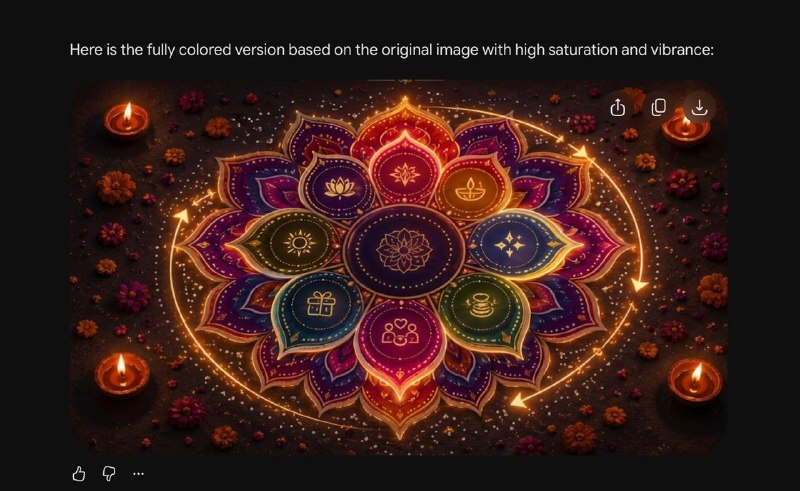
#> input picture output/flower-petal-prototype/inner-petal-reference-image1.png, 800 x 491 px
$ python make_inner_petal_review.py
#> lines starting #> are read from the running program, lines starting #| are printed output that depends on the picture
"""Assemble the original reference and two Blender renders for sculpt review."""
from pathlib import Path
from PIL import Image, ImageDraw, ImageFont

OUT = Path(__file__).resolve().parent
REFERENCE = Path(r'C:\Users\whkso\AppData\Local\Temp\codex-clipboard-a6c89c74-eb32-47f9-ace0-e1ab28a5e234.png')
source_copy = OUT/'inner-petal-reference-image1.png'
if not source_copy.exists():
    source_copy.write_bytes(REFERENCE.read_bytes())
canvas = Image.new('RGB', (1800, 650), '#15151b')
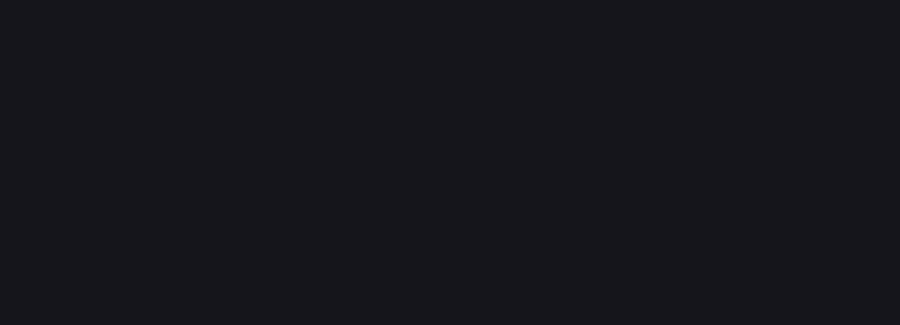
#> canvas: PIL image 1800x650 RGB (shown at 1/2 size); mean R, G, B 21, 21, 27
draw = ImageDraw.Draw(canvas)
font_path = 'C:/Windows/Fonts/segoeui.ttf'
title = ImageFont.truetype(font_path, 26)
small = ImageFont.truetype(font_path, 19)
draw.text((30, 22), 'INNER PETAL SCULPT  /  Image 1 proportion study', font=title, fill='#faf5eb')
panels = [
    ('IMAGE 1  /  Ground truth', source_copy, (405, 251), 1.08),
    ('PREVIOUS  /  Same review camera', OUT/'inner-petal-before-image1-angle.png', (560, 393), .61),
    ('PETAL2  /  Refined sculpt', OUT/'inner-petal-image1-angle.png', (560, 393), .61),
]
for i, (label, path, center, scale) in enumerate(panels):
    x = 600*i
    draw.text((x+24, 72), label, font=small, fill='#d8c49f')
    src = Image.open(path).convert('RGB')
#> src is the input picture: PIL image 800x491 RGB; mean R, G, B 55.5, 29.2, 24.9
    if i == 0:
        src = src.crop((160, 85, 650, 446))
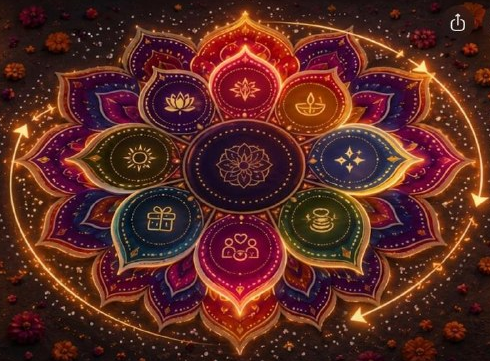
#> src: PIL image 490x361 RGB; mean R, G, B 89.5, 41.6, 34.5
        center = (center[0]-160, center[1]-85)
    # Registration uses the center disc as a scale landmark; reference is approximate.
    src = src.resize((round(src.width*scale), round(src.height*scale)), Image.Resampling.LANCZOS)
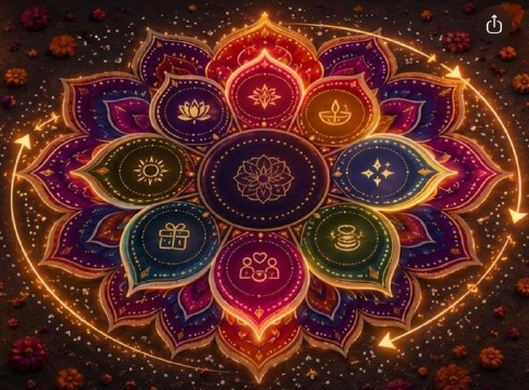
#> src: PIL image 529x390 RGB; mean R, G, B 89.5, 41.6, 34.5
    panel = Image.new('RGB', (580, 464), '#15151b')
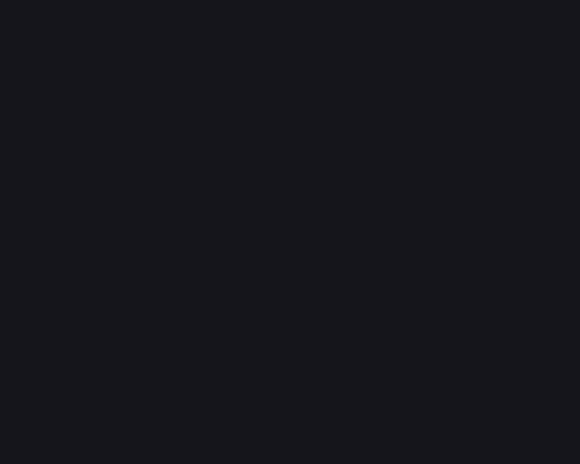
#> panel: PIL image 580x464 RGB; mean R, G, B 21, 21, 27
    panel.paste(src, (round(290-center[0]*scale), round(218-center[1]*scale)))
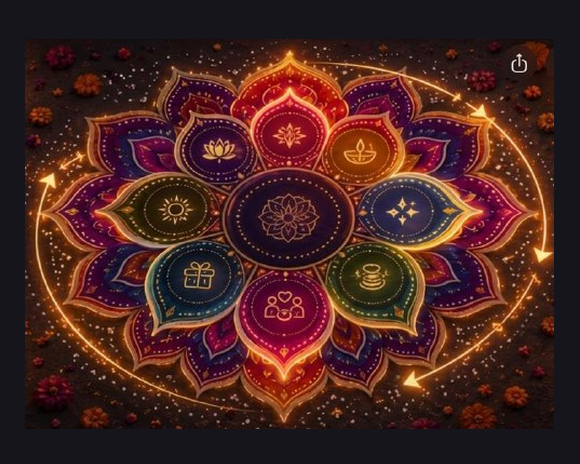
#> panel: PIL image 580x464 RGB; mean R, G, B 73.5, 36.8, 32.7
    canvas.paste(panel, (x+10, 112))
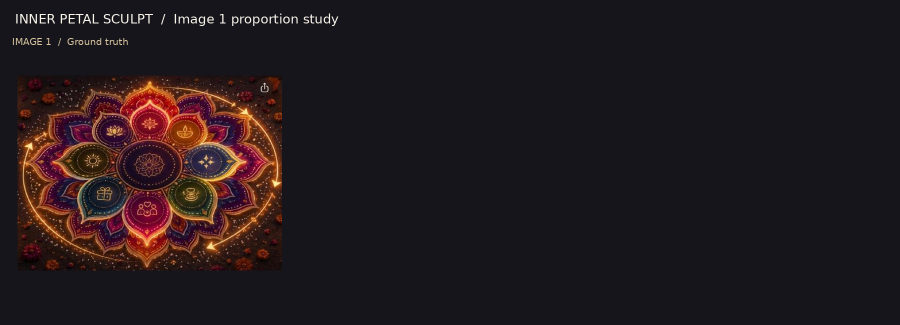
#> canvas: PIL image 1800x650 RGB (shown at 1/2 size); mean R, G, B 33.9, 25.4, 29
    draw.line((x+599, 108, x+599, 576), fill='#41414a', width=1)
#> pass 2 of the loop `for i, (label, path, center, scale) in enumerate(panels):`:
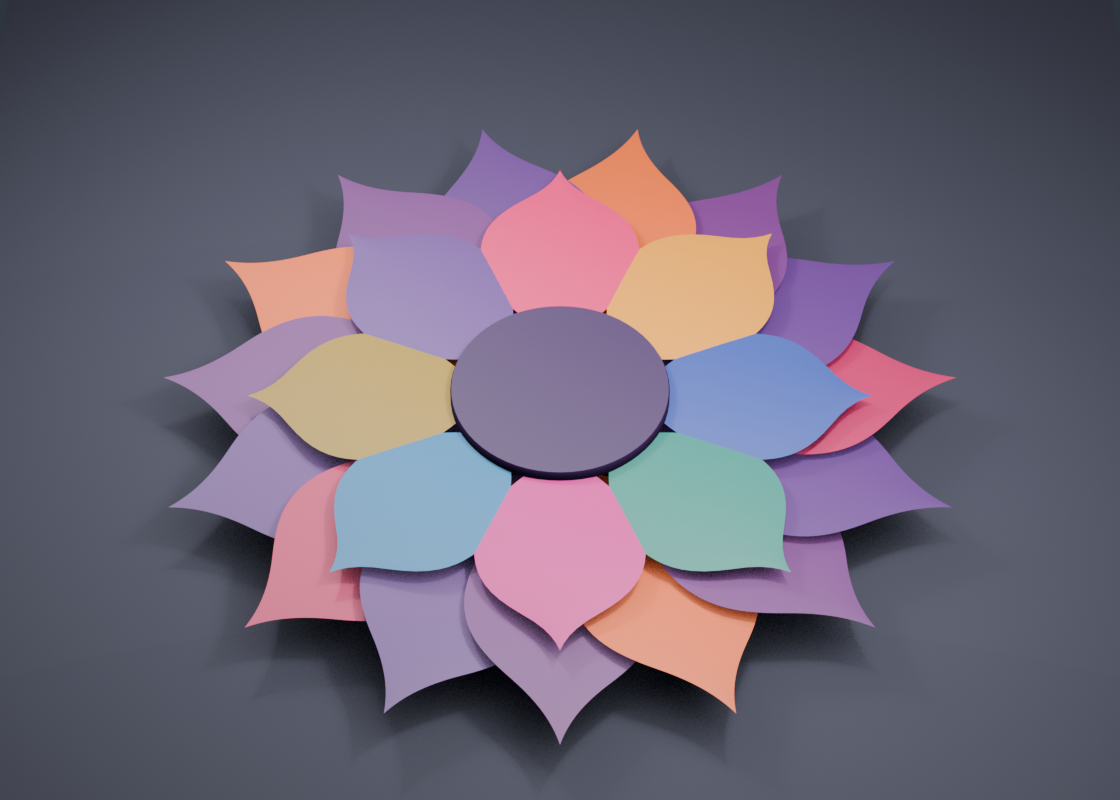
#> input picture output/flower-petal-prototype/inner-petal-before-image1-angle.png, 1120 x 800 px
#> `panel.paste(src, (round(290-center[0]*scale), round(218-center[1]*scal..`:
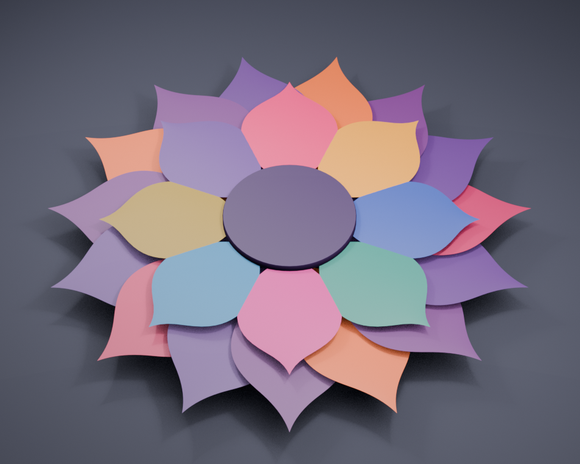
#> panel: PIL image 580x464 RGB; mean R, G, B 115.8, 106.6, 123.2
#> `canvas.paste(panel, (x+10, 112))`:
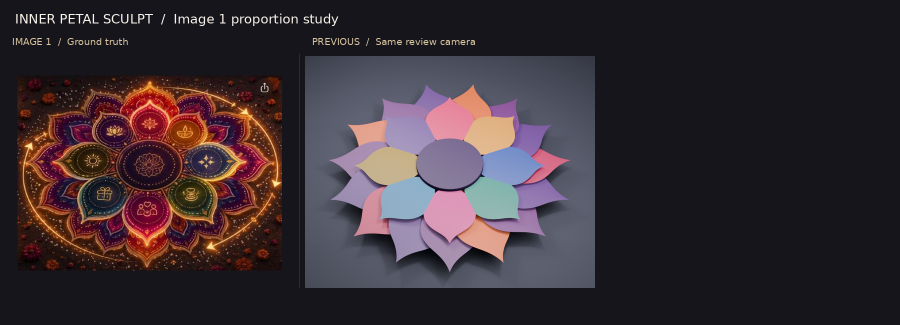
#> canvas: PIL image 1800x650 RGB (shown at 1/2 size); mean R, G, B 55.9, 45.3, 51.3
#> pass 3 of the loop `for i, (label, path, center, scale) in enumerate(panels):`:
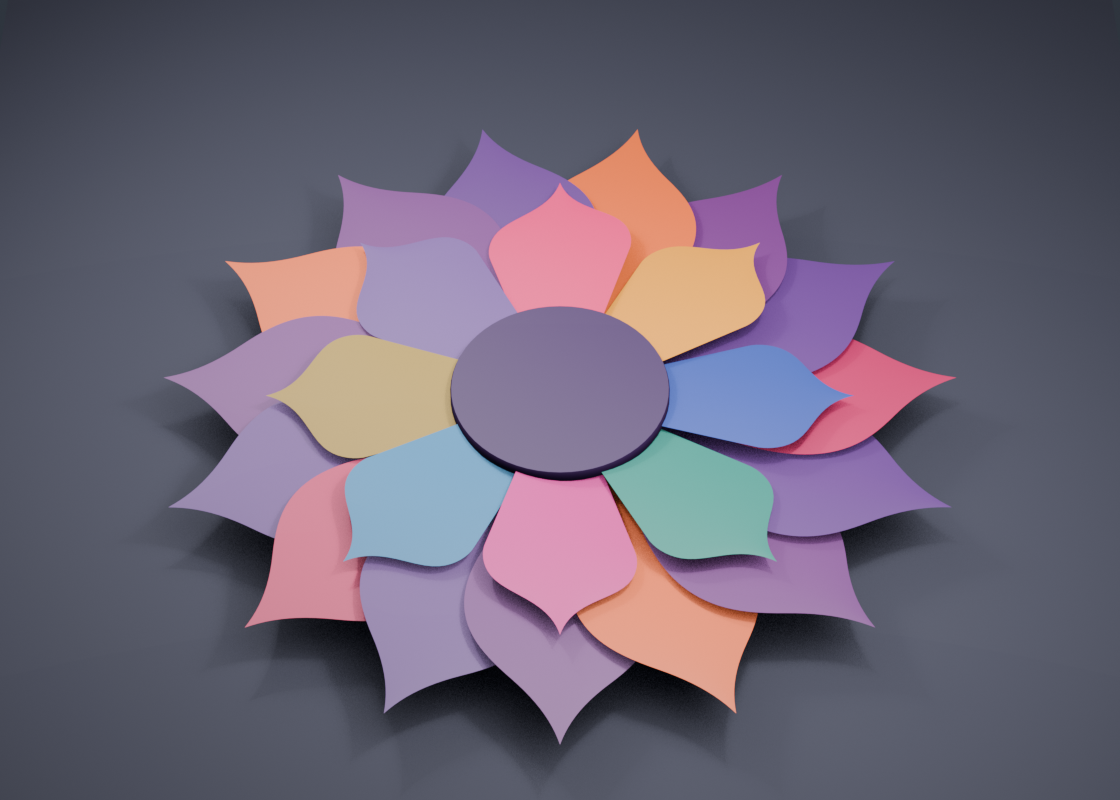
#> input picture output/flower-petal-prototype/inner-petal-image1-angle.png, 1120 x 800 px
#> `panel.paste(src, (round(290-center[0]*scale), round(218-center[1]*scal..`:
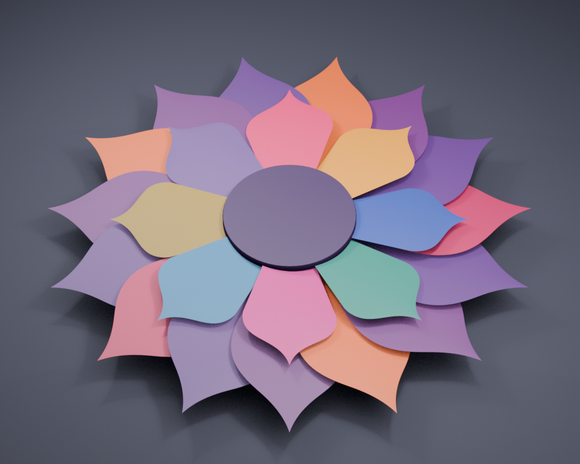
#> panel: PIL image 580x464 RGB; mean R, G, B 115.3, 105.5, 122.7
#> `canvas.paste(panel, (x+10, 112))`:
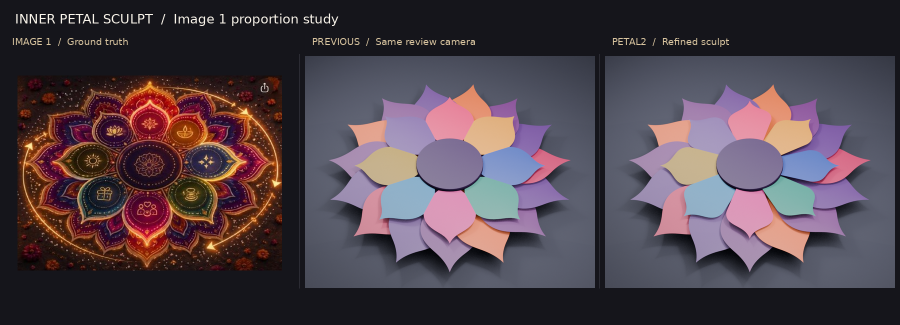
#> canvas: PIL image 1800x650 RGB (shown at 1/2 size); mean R, G, B 77.8, 64.9, 73.4
draw.text((28, 591), 'Petal body: 263 → 220 mm long   |   182 → 163 mm wide   |   Camera: 50° elevation', font=small, fill='#f2e9db')
draw.text((28, 621), 'Shape review only. Plain materials; original outer layer retained. Unity replacement remains a separate phase.', font=small, fill='#b4b1bd')
canvas.save(OUT/'inner-petal-image1-comparison.png')
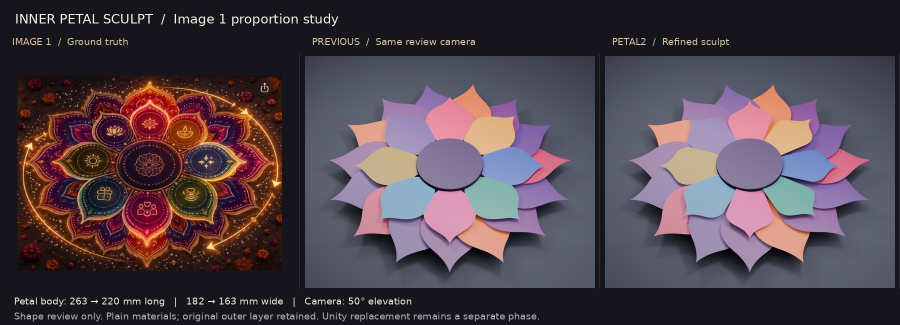
#> saved as inner-petal-image1-comparison.png: PIL image 1800x650 RGB (shown at 1/2 size); mean R, G, B 78.9, 65.9, 74.5
print(OUT/'inner-petal-image1-comparison.png')
